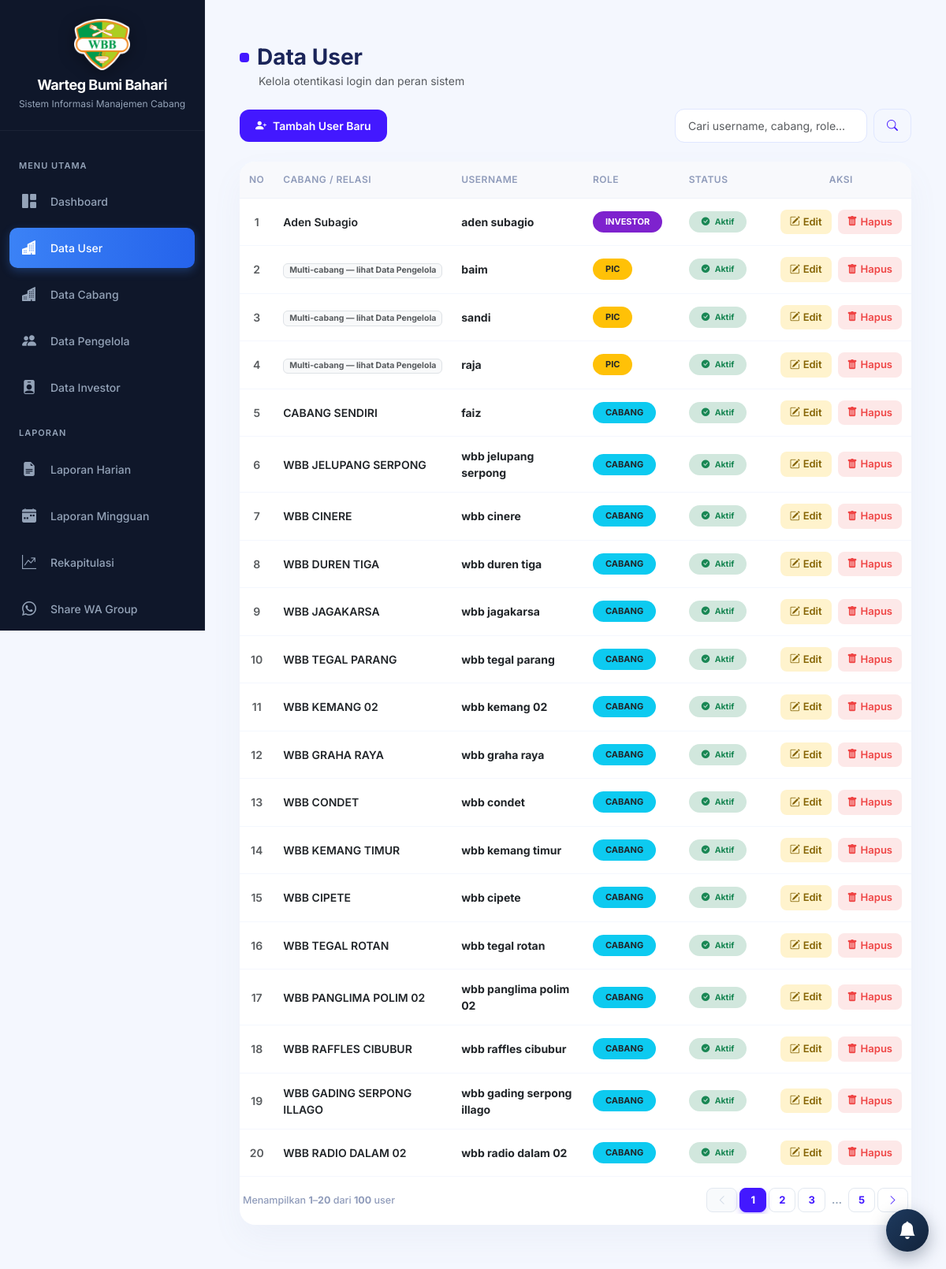
/admin_pusat/data_user.php (signed in), run on the app's committed database.
### tables this page shows
CREATE TABLE `users` (
  `id` int(11) NOT NULL AUTO_INCREMENT,
  `id_cabang` int(11) DEFAULT NULL,
  `username` varchar(50) NOT NULL,
  `password` varchar(255) NOT NULL,
  `role` enum('pusat','pic','cabang','investor','rekrutmen') NOT NULL DEFAULT 'cabang',
  `login_attempts` int(11) DEFAULT 0,
  `lock_until` datetime DEFAULT NULL,
  `id_pengelola` int(11) DEFAULT NULL,
  `id_investor` int(11) DEFAULT NULL,
  `status` enum('aktif','nonaktif') DEFAULT 'aktif',
  `last_login_at` datetime DEFAULT NULL,
  `last_login_ip` varchar(45) DEFAULT NULL,
  `password_changed_at` datetime DEFAULT NULL,
  `totp_secret` varchar(32) DEFAULT NULL,
  `totp_enabled` tinyint(1) NOT NULL DEFAULT 0,
  `totp_backup_codes` text DEFAULT NULL,
  PRIMARY KEY (`id`),
  UNIQUE KEY `username` (`username`),
  KEY `idx_users_investor` (`id_investor`)
);

CREATE TABLE `investor` (
  `id_investor` int(11) NOT NULL AUTO_INCREMENT,
  `nama_investor` varchar(100) NOT NULL,
  `no_hp` varchar(20) DEFAULT NULL,
  `status` enum('aktif','nonaktif') DEFAULT 'aktif',
  PRIMARY KEY (`id_investor`)
);

CREATE TABLE `cabang` (
  `id_cabang` int(11) NOT NULL AUTO_INCREMENT,
  `id_wa_grup` int(11) DEFAULT NULL,
  `nama_cabang` varchar(100) DEFAULT NULL,
  `alamat` text DEFAULT NULL,
  `no_telp` varchar(20) NOT NULL,
  `nama_pengelola` varchar(20) NOT NULL,
  `no_rekening_cabang` varchar(50) DEFAULT NULL,
  `atas_nama_cabang` varchar(100) DEFAULT NULL,
  `nama_bank_cabang` varchar(50) DEFAULT NULL,
  `id_investor` int(11) DEFAULT NULL,
  PRIMARY KEY (`id_cabang`),
  KEY `id_investor` (`id_investor`),
  KEY `idx_cabang_wa_grup` (`id_wa_grup`),
  CONSTRAINT `cabang_ibfk_1` FOREIGN KEY (`id_investor`) REFERENCES `investor` (`id_investor`) ON DELETE SET NULL
);

### config/koneksi.php (called while the page is built, shortened)
<?php
if (!function_exists('h')) {
    function h($string): string
    {
        return htmlspecialchars((string) ($string ?? ''), ENT_QUOTES, 'UTF-8');
    }
}
require_once __DIR__ . '/pagination.php';

### admin_pusat/data_user.php (the view, shortened to what this page needs)
<?php
require '../config/koneksi.php';
include 'sidebar_pusat.php';
function user_relasi_label(array $d): string {
    switch ($d['role']) {
        case 'cabang':    return !empty($d['nama_cabang']) ? h($d['nama_cabang']) : '<span class="badge bg-light text-muted border">Belum dipilih</span>';
        case 'pic':       return '<span class="badge bg-light text-muted border">Multi-cabang &mdash; lihat Data Pengelola</span>';
        case 'investor':  return !empty($d['nama_investor']) ? h($d['nama_investor']) : '<span class="badge bg-light text-muted border">Belum dipilih</span>';
    }
}
function role_badge_class(string $role): string {
    switch ($role) {
        case 'pic':       return 'bg-warning text-dark';
        case 'investor':  return 'bg-purple text-white';
        default:          return 'bg-info text-dark';
    }
}
$search = trim($_GET['search'] ?? '');
$where_sql = "";
$params = [];
$types = "";
$limit  = 20;
$page   = isset($_GET['page']) ? (int)$_GET['page'] : 1;
$page   = $page < 1 ? 1 : $page;
$offset = ($page - 1) * $limit;
$sql = "SELECT u.*, c.nama_cabang, i.nama_investor
        FROM users u
        LEFT JOIN cabang c ON u.id_cabang = c.id_cabang
        LEFT JOIN investor i ON u.id_investor = i.id_investor
        $where_sql
        ORDER BY u.id DESC LIMIT ? OFFSET ?";
$stmt = $conn->prepare($sql);
if ($search != '') {
    $fetch_types = $types . "ii";
    $fetch_params = array_merge($params, [$limit, $offset]);
    $stmt->bind_param($fetch_types, ...$fetch_params);
} else {
    $stmt->bind_param("ii", $limit, $offset);
}
$stmt->execute();
$user_result = $stmt->get_result();
$user_list = [];
while ($row = $user_result->fetch_assoc()) {
    $user_list[] = $row;
}
?>
<link rel="stylesheet" href="https://cdn.jsdelivr.net/npm/bootstrap-icons@1.11.3/font/bootstrap-icons.min.css">
<div class="container-fluid py-4">
    <div class="d-flex justify-content-between align-items-center mb-4">
        <div>
            <div class="d-flex align-items-center">
                <span class="title-mark"></span>
                <h3 class="fw-bold mb-0" style="color: #1b2559;">Data User</h3>
            </div>
            <span class="text-muted small ms-4">Kelola otentikasi login dan peran sistem</span>
        </div>
    </div>
    <div class="d-flex flex-column flex-sm-row justify-content-between align-items-stretch align-items-sm-center gap-3 mb-4">
        <button type="button" class="btn btn-premium d-flex align-items-center gap-2" onclick="resetForm()">
            <i class="bi bi-person-plus-fill"></i> Tambah User Baru
        </button>
        <form method="GET" class="d-flex gap-2 search-container">
            <input type="text" name="search" class="form-control form-control-premium" placeholder="Cari username, cabang, role..." value="<?= h($search)?>">
            <button type="submit" class="btn btn-premium-outline"><i class="bi bi-search"></i></button>
        </form>
    </div>
    <div class="card saas-card p-0 overflow-hidden border-0">
        <div class="table-responsive table-desktop">
            <table class="table table-saas align-middle mb-0">
                <thead>
                    <tr>
                        <th width="5%" class="text-center">No</th>
                        <th width="25%">Cabang / Relasi</th>
                        <th width="25%">Username</th>
                        <th width="15%">Role</th>
                        <th width="15%">Status</th>
                        <th width="15%" class="text-center">Aksi</th>
                    </tr>
                </thead>
                <tbody>
                    <?php if (empty($user_list)): ?>
                    <tr>
                        <td colspan="6" class="text-center py-5 text-muted fw-semibold">
                            <i class="bi bi-inbox fs-2 d-block mb-2"></i> Belum ada data user
                        </td>
                    </tr>
                    <?php else: $no = $offset + 1; foreach ($user_list as $d):
                        $user_status = strtolower($d['status'] ?? 'aktif');
                    ?>
                    <tr>
                        <td class="text-center text-muted fw-semibold"><?= $no++ ?></td>
                        <td>
                            <span class="fw-semibold text-dark"><?= user_relasi_label($d) ?></span>
                        </td>
                        <td><span class="fw-bold text-dark"><?= h($d['username']) ?></span></td>
                        <td>
                            <span class="badge <?= role_badge_class($d['role']) ?> px-3 py-2 rounded-pill text-uppercase" style="font-size: 11px;">
                                <?= h($d['role']) ?>
                            </span>
                        </td>
                        <td>
                            <?php if ($user_status === 'aktif'): ?>
                                <span class="badge bg-success-subtle text-success px-3 py-2 rounded-pill"><i class="bi bi-check-circle-fill me-1"></i> Aktif</span>
                            <?php else: ?>
                                <span class="badge bg-danger-subtle text-danger px-3 py-2 rounded-pill"><i class="bi bi-x-circle-fill me-1"></i> Non-Aktif</span>
                            <?php endif; ?>
                        </td>
                        <td class="text-center">
                            <div class="d-inline-flex gap-2 justify-content-center">
                                <button type="button" class="btn btn-action-edit" onclick='editUser(<?= json_encode($d, JSON_HEX_TAG | JSON_HEX_APOS | JSON_HEX_QUOT | JSON_HEX_AMP) ?>)'>
                                    <i class="bi bi-pencil-square me-1"></i> Edit
                                </button>
                                <form method="POST" class="d-inline" onsubmit="return confirm('Yakin menghapus user <?= h($d['username']) ?>?')">
                                    <button type="submit" name="hapus" class="btn btn-action-delete">
                                        <i class="bi bi-trash-fill me-1"></i> Hapus
                                    </button>
                                </form>
                            </div>
                        </td>
                    </tr>
                    <?php endforeach; endif; ?>
                </tbody>
            </table>
        </div>
    </div>
</div>

### admin_pusat/sidebar_pusat.php (style rules this page uses)
:root { --sidebar-bg: #0f172a; --sidebar-hover: rgba(59, 130, 246, 0.15); --sidebar-active: linear-gradient(90deg, #3b82f6 0%, #2563eb 100%); --text-muted: #94a3b8; --content-bg: #f8fafc; }
* { font-family: 'Inter', sans-serif; }
body { background: var(--content-bg); }

### admin_pusat/data_user.php (style rules this page uses)
body { background-color: #f4f7fe !important; font-family: 'Plus Jakarta Sans', sans-serif !important; }
.bg-purple { background-color: #7e22ce !important; }
.saas-card { background: #ffffff; border: none !important; border-radius: 20px !important; box-shadow: 0px 18px 40px rgba(112, 144, 176, 0.06) !important; padding: 20px; }
.title-mark { width: 12px; height: 12px; background-color: #4318ff; border-radius: 4px; display: inline-block; margin-right: 10px; }
.btn-premium { background-color: #4318ff !important; color: #ffffff !important; border: none !important; padding: 10px 20px; border-radius: 12px; font-weight: 600; font-size: 14px; transition: all 0.2s ease; }
.btn-premium-outline { background-color: #f4f7fe !important; color: #4318ff !important; border: 1px solid #e0e7ff !important; padding: 10px 16px; border-radius: 12px; font-weight: 600; font-size: 14px; }
.form-control-premium, .form-select-premium { border-radius: 12px !important; border: 1px solid #e0e7ff !important; padding: 10px 16px; color: #1b2559; font-size: 14px; background-color: #ffffff; }
.btn-action-edit { background-color: #fff3cd; color: #856404; border: none; padding: 6px 12px; border-radius: 8px; font-size: 13px; font-weight: 600; display: inline-flex; align-items: center; justify-content: center; text-decoration: none; cursor: pointer; }
.btn-action-delete { background-color: #fde8e8; color: #ef4444; border: none; padding: 6px 12px; border-radius: 8px; font-size: 13px; font-weight: 600; display: inline-flex; align-items: center; justify-content: center; cursor: pointer; }
.table-saas { margin-bottom: 0; width: 100% !important; }
.table-saas thead th { background-color: #f8f9fc !important; color: #8f9bba !important; font-weight: 600; font-size: 12px; text-transform: uppercase; letter-spacing: 0.5px; border-bottom: 1px solid #eef2f9 !important; padding: 14px 12px; }
.table-saas tbody td { padding: 14px 12px; border-bottom: 1px solid #f4f7fe !important; color: #2b3674; font-size: 14px; vertical-align: middle; }

### data on the page
users: id_investor.nama_investor "Aden Subagio", username "aden subagio", role "INVESTOR", status "aktif" (drawn)
users: shows "Multi-cabang — lihat Data Pengelola", username "baim", role "PIC", status "aktif" (drawn)
users: shows "Multi-cabang — lihat Data Pengelola", username "sandi", role "PIC", status "aktif" (drawn)
users: shows "Multi-cabang — lihat Data Pengelola", username "raja", role "PIC", status "aktif" (drawn)
users: id_cabang.nama_cabang "CABANG SENDIRI", username "faiz", role "CABANG", status "aktif" (drawn)
users: id_cabang.nama_cabang "WBB JELUPANG SERPONG", username "wbb jelupang serpong", role "CABANG", status "aktif" (drawn)
users: id_cabang.nama_cabang "WBB CINERE", username "wbb cinere", role "CABANG", status "aktif" (drawn)
users: id_cabang.nama_cabang "WBB DUREN TIGA", username "wbb duren tiga", role "CABANG", status "aktif" (drawn)
users: id_cabang.nama_cabang "WBB JAGAKARSA", username "wbb jagakarsa", role "CABANG", status "aktif" (drawn)
users: id_cabang.nama_cabang "WBB TEGAL PARANG", username "wbb tegal parang", role "CABANG", status "aktif" (drawn)
users: id_cabang.nama_cabang "WBB KEMANG 02", username "wbb kemang 02", role "CABANG", status "aktif" (drawn)
users: id_cabang.nama_cabang "WBB GRAHA RAYA", username "wbb graha raya", role "CABANG", status "aktif" (drawn)
users: id_cabang.nama_cabang "WBB CONDET", username "wbb condet", role "CABANG", status "aktif" (drawn)
users: id_cabang.nama_cabang "WBB KEMANG TIMUR", username "wbb kemang timur", role "CABANG", status "aktif" (drawn)
users: id_cabang.nama_cabang "WBB CIPETE", username "wbb cipete", role "CABANG", status "aktif" (drawn)
users: id_cabang.nama_cabang "WBB TEGAL ROTAN", username "wbb tegal rotan", role "CABANG", status "aktif" (drawn)
users: id_cabang.nama_cabang "WBB PANGLIMA POLIM 02", username "wbb panglima polim 02", role "CABANG", status "aktif" (drawn)
users: id_cabang.nama_cabang "WBB RAFFLES CIBUBUR", username "wbb raffles cibubur", role "CABANG", status "aktif" (drawn)
users: id_cabang.nama_cabang "WBB GADING SERPONG ILLAGO", username "wbb gading serpong illago", role "CABANG", status "aktif" (drawn)
users: id_cabang.nama_cabang "WBB RADIO DALAM 02", username "wbb radio dalam 02", role "CABANG", status "aktif" (drawn)

### other printed values
$info['from'] "1"
$info['to'] "20"
$info['total'] "100"
$info['label'] "user"
$totalPages "5"
